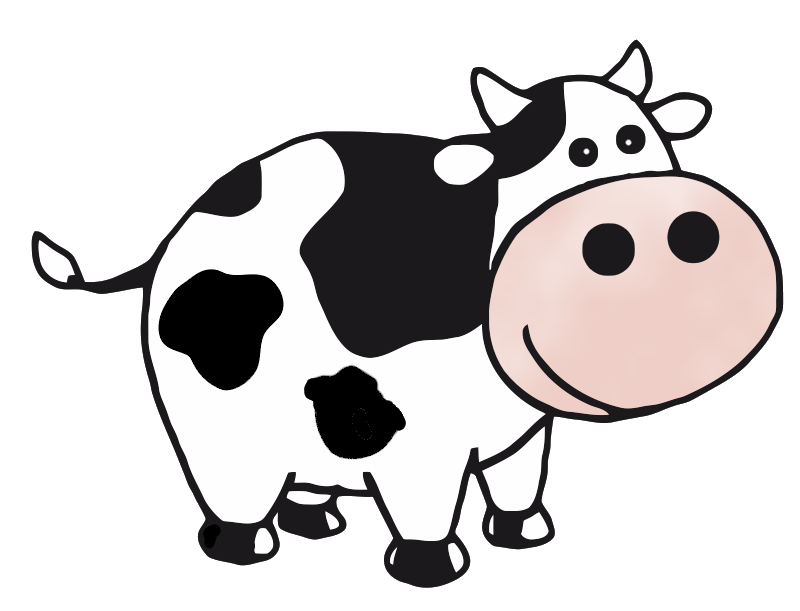
%> input picture Compressible Flow Cow/cow.png, 800 x 611 px
$ octave main.m   (GNU Octave 9; MATLAB toolbox functions it lacks are replaced by stand-ins)
%> lines starting %> are read from the running program, lines starting %| are printed output that depends on the picture
### Compressible Flow Cow/plotBackground.m
% By Mohammad Zandsalimy
% mohammad.zandsalimy@ubc.ca

function plotBackground(fig)
%> called with fig = 1

  set(0, 'CurrentFigure', fig)
  fill([-10,-10,10,10,-10]*1000,[-10,-0.5,-0.5,-10,-10]*1000,'g','FaceAlpha',.3)
  plot([-5,50]*1000,[-0.5,-0.5]*1000,'-k')

  cow = imread('cow.png');
%> cow is the input picture: size 611x800x3 uint8; mean R, G, B 209.4, 206.3, 206.1
  cow=rot90(cow,2);
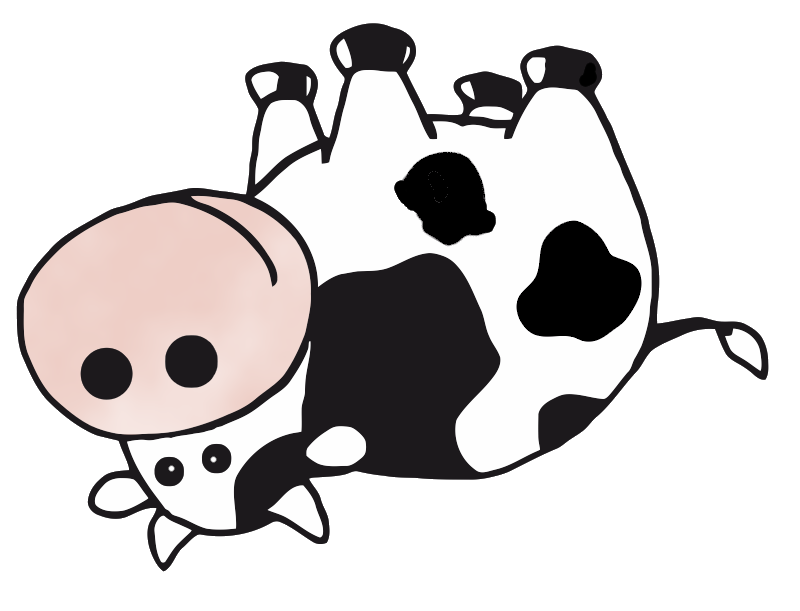
%> cow: size 611x800x3 uint8; mean R, G, B 209.4, 206.3, 206.1; mean of the top-left, top-right, bottom-left and bottom-right quarters 221.7, 205.1, 190.3, 211.9
  image([7000,7500],[-490,-90],cow);

  house = imread('house.png');
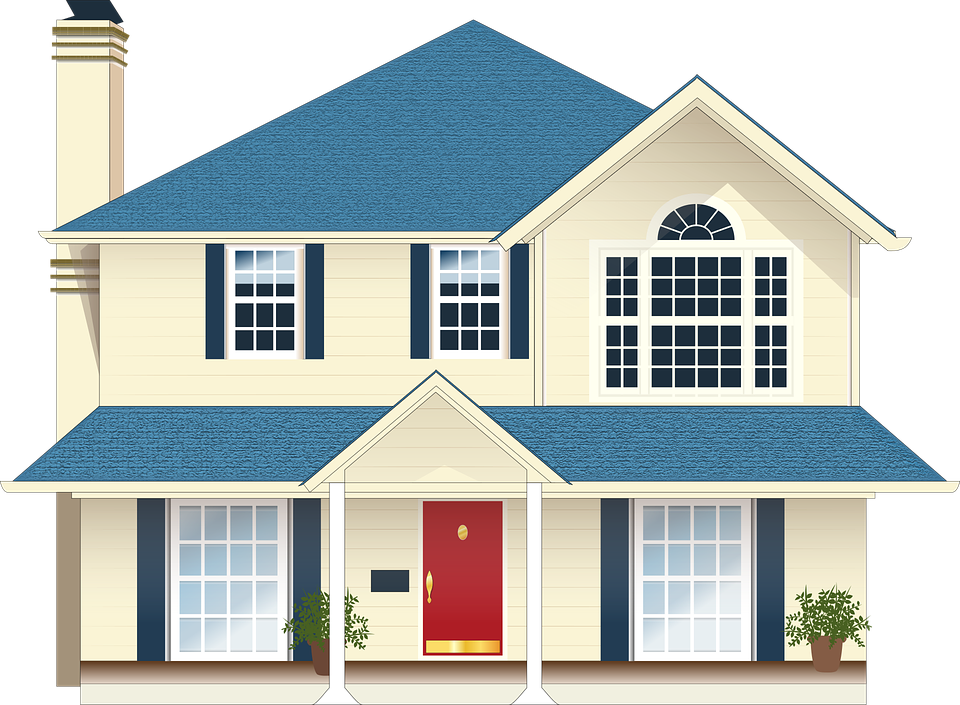
%> input picture Compressible Flow Cow/house.png, 960 x 705 px
%> house is the input picture: size 705x960x3 uint8; mean R, G, B 189.4, 196.2, 193.5
  house=rot90(house,2);
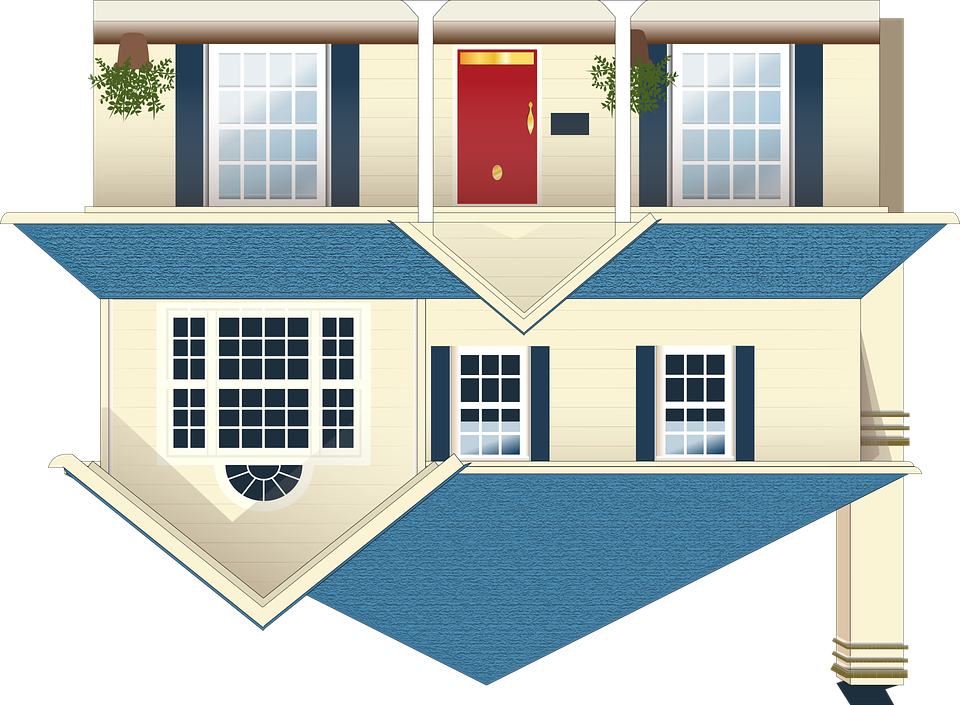
%> house: size 705x960x3 uint8; mean R, G, B 189.4, 196.2, 193.5; mean of the top-left, top-right, bottom-left and bottom-right quarters 187, 188.2, 206.4, 190.5
  image([-1000,-300],[-500,200],house);

  tree = imread('tree.png');
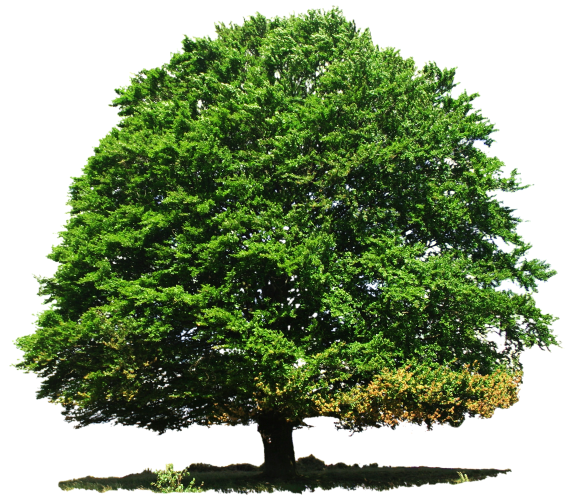
%> input picture Compressible Flow Cow/tree.png, 1150 x 999 px (shown at 1/2 size)
%> tree is the input picture: size 999x1150x3 uint8; mean R, G, B 137.3, 153.4, 120.4
  tree=rot90(tree,2);
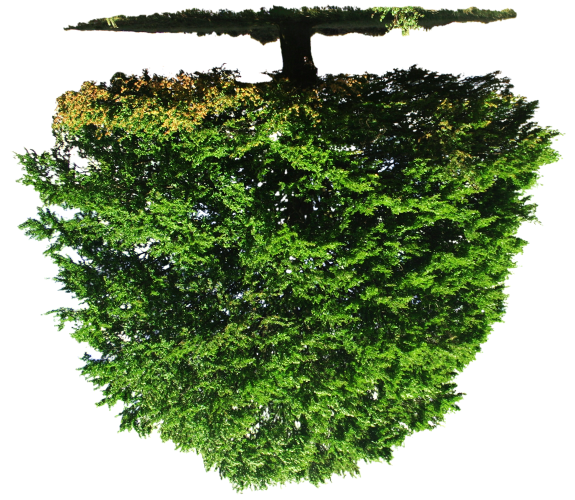
%> tree: size 999x1150x3 uint8 (shown at 1/2 size); mean R, G, B 137.3, 153.4, 120.4; mean of the top-left, top-right, bottom-left and bottom-right quarters 134.2, 114, 147.9, 152
  image([7600,8200],[-500,100],tree);

end

### Compressible Flow Cow/main.m
% By Mohammad Zandsalimy
% mohammad.zandsalimy@ubc.ca

clc; clear all; close all;

R = 287.058; % Ideal gas constant [J.kg^-1.K^-1]
k = 1.4; % Ideal gas heat capacity ratio
T = 273.15 + 20; % Static temperature [K]
c = sqrt(k * R * T); % Speed of sound [m.s^-1]

s.M = 1.0; % The horizontal Mach number of the source
s.x0 = 0; % The x location of the source at the begining
s.y0 = 0; % The y location of the source at the begining
s.x = s.x0; % The x location of the source in time
s.y = s.y0; % The y location of the source in time

frequency = 2;
if s.M<1
  endTime = floor(8000/c);
else
  endTime = floor(8000/(s.M*c));
end
fps = 30;

figCoeff = 5;
fig = figure('position', [50, 50, 1600, 500]);
hold on;
plotBackground(fig);
soursePlot = plot(s.x, s.y, 'ok');
timerText = text(s.x - c * figCoeff * 0.9, s.y + c * figCoeff * 0.9, ['Time = ', num2str(0,'%.2f'), ' s']);
axis([s.x - c * figCoeff, s.x + c * 5 * figCoeff, s.y - c * figCoeff, s.y + c * figCoeff]);
xlabel('x [km]');
xticklabels(xticks / 1000);
ylabel('y [km]');
yticklabels(yticks / 1000);
title([' Source Mach = ',num2str(s.M),' , Frequency = ',num2str(frequency),' [Hz]']);

time = linspace(0, endTime, endTime*10*frequency+1); % Simulation time
waveTime = linspace(0, endTime, endTime*frequency+1); % Wave time
k = 1;
for i = 1:length(time)
  s.x = s.M * c * time(i) + s.x0;
  set(soursePlot, 'Xdata', s.x);
  if (time(i)>waveTime(k))
    wave(k) = pressureWave(c, s.x, s.y, waveTime(k));
    wavePlot(k) = plot(wave(k).x, wave(k).y, 'Color',[255,100,100]./255);
    k = k+1;
  end
  for j = 1:k-1
    wave(j) = setTime(wave(j), time(i) - wave(j).time0);
    set(wavePlot(j), 'Xdata', wave(j).x);
    set(wavePlot(j), 'Ydata', wave(j).y);
  end
  set(timerText, 'String', ['Time = ', num2str(time(i),'%.2f'), ' s']);
%> (the run ends here)
